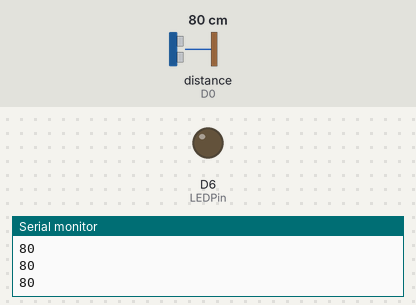
Simulated run of this sketch. Board: ESP8266 (NodeMCU). Parts: output pins drawn as LEDs (lit = HIGH), the last lines printed to the serial monitor. Wiring (inferred from the names in the program): ultrasonic range finder: trigger D1; echo D0. The inputs (shaded band) are chosen by the test bench; at power-on: distance to the obstacle (sensor on D0) 80 cm. The echo pulse lasts 58.3 µs per cm; pins used as bus, display or sensor lines are not drawn.

Above: at 1.2 s.
1.3 s: distance to the obstacle (sensor on D0) set to 196 cm
2.8 s: distance to the obstacle (sensor on D0) set to 204 cm
At 3.1 s:
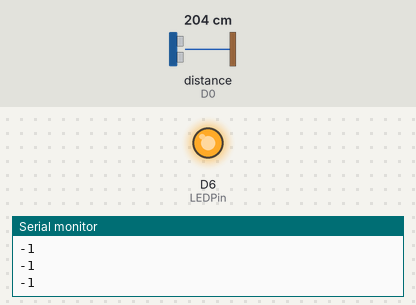
4.3 s: distance to the obstacle (sensor on D0) set to 2 cm
At 4.9 s:
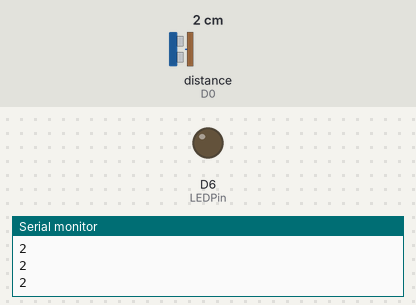
5.8 s: distance to the obstacle (sensor on D0) set to 250 cm
At 6.1 s:
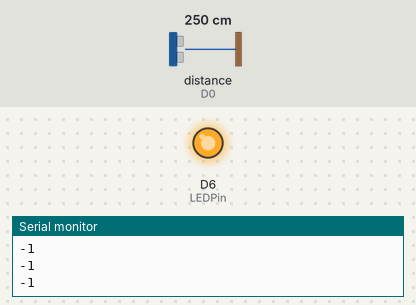
Timing chart, 0 to 8.3 s (numbered marks = the images above; inputs shaded):
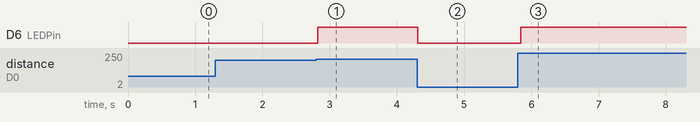

Measured:
- the behaviour switches between 199 and 200 cm on distance to the obstacle (sensor on D0) (found by bisection; images 0 and 1)
- after the input at 2.8 s, D6 (LEDPin): LOW → HIGH at once
- after the input at 4.3 s, D6 (LEDPin): HIGH → LOW at once
- after the input at 5.8 s, D6 (LEDPin): LOW → HIGH at once

The sketch:

s33_Ultrasonic_Sensor.ino
```cpp
/*

Ks0206 Keyestudio SR01 Ultrasonic Sensor
_________________________________
|  SETUP                          |
|Sensor pin  ::    Particle pin   |
|   +        ::        3.3v       |
|   ECHO     ::        D0         |
|   TRIG     ::        D1         |
|   -        ::        GND        |
|_________________________________|


SPECIFICATIONS:

digital sensor
detects distance through echolation
uses a trigger pin that sends a sound wave and a receiver to detect objects proximity
value in cm

max Range 5m
min Range 2cm

src: https://wiki.keyestudio.com/Ks0206_Keyestudio_SR01_Ultrasonic_Sensor
*/

#define echoPin D0 // Echo Pin
#define trigPin D1 // Trigger Pin
#define LEDPin D6 // Onboard LED

#define maximumRange 200
#define minimumRange 0
long duration, distance; // Duration used to calculate distance (time measure)

void setup() {
 Serial.begin (9600);
 pinMode(trigPin, OUTPUT);
 pinMode(echoPin, INPUT);
 pinMode(LEDPin, OUTPUT); // Use LED indicator (if required)
}

void loop() {
/* The following trigPin/echoPin cycle is used to determine the
 distance of the nearest object by bouncing soundwaves off of it. */
 digitalWrite(trigPin, LOW);
 delayMicroseconds(2);

 digitalWrite(trigPin, HIGH);
 delayMicroseconds(10);
 digitalWrite(trigPin, LOW);

 duration = pulseIn(echoPin, HIGH);

 //Calculate the distance (in cm) based on the speed of sound.
 distance = duration/58.2;

 if (distance >= maximumRange || distance <= minimumRange){
 /* Send a negative number to computer and Turn LED ON
 to indicate "out of range" */
 Serial.println("-1");
 digitalWrite(LEDPin, HIGH);
 }
 else {
 /* Send the distance to the computer using Serial protocol, and
 turn LED OFF to indicate successful reading. */
 Serial.println(distance);
 digitalWrite(LEDPin, LOW);
 }

 //Delay 50ms before next reading.
 delay(50);
}
```
